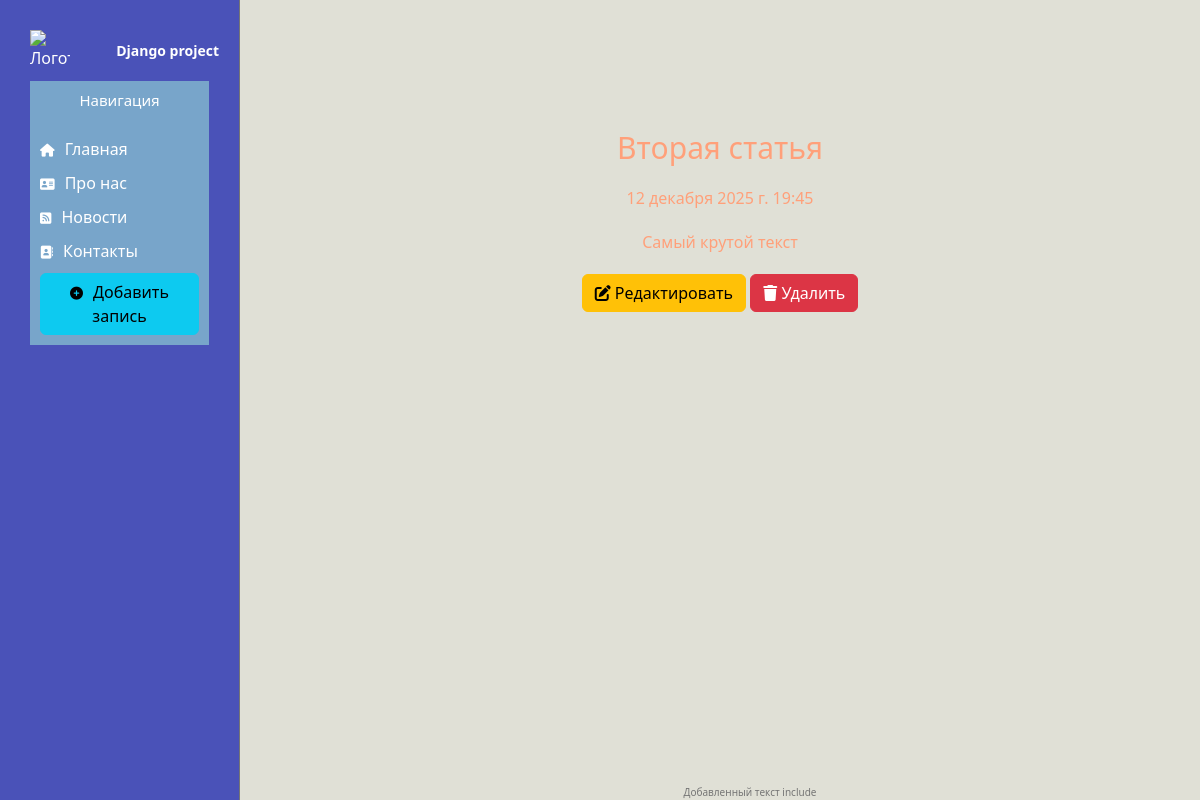
The page /news/2 on the database its author committed.
### news/models.py (models this page shows, shortened)
class Articles(models.Model):
    title = models.CharField("Название", max_length=50)
    anons = models.CharField("Анонс", max_length=250)
    full_text = models.TextField("Полный текст статьи")
    date = models.DateTimeField("Дата публикации")
    class Meta:
        verbose_name = 'Новость'
        verbose_name_plural = 'Новости'

### news/views.py (the view)
# urls.py: path('<int:pk>', views.NewsDetailView.as_view(), name = "news-detail"),
class NewsDetailView(DetailView):
    model = Articles
    template_name = 'news/detail_view.html'
    context_object_name = 'article'

### news/templates/news/detail_view.html (shortened to what this page needs)
{% extends 'main/layout.html' %}
{% block content %}
    <div class='features'>
        <h1>{{ article.title }}</h1>
        <p>{{ article.date }}</p>
        <p>{{ article.full_text }}</p>
        <div>
            <a href="{% url 'news-update' article.id %}" class="btn btn-warning"><i class="fa-solid fa-pen-to-square"></i> Редактировать</a>
            <a href="{% url 'news-delete' article.id %}" class="btn btn-danger"><i class="fa-solid fa-trash"></i> Удалить</a>
        </div>
    </div>
{% endblock %}

### main/static/main/css/main.css (style rules this page uses)
body { background-color: rgb(224, 224, 214); }
main .features { float: left; color: lightsalmon; margin-top: 100px; text-align: center; width: 80%; padding: 2.5%; }
main h1, main h3, main h2 { text-align: center; display: block; width: 100%; }
main .features h1 { font-size: 30px; }
main .features p { max-width: 400px; margin: 20px auto; }

### rows shown on the page
Articles: title "Вторая статья", date "12 декабря 2025 г. 19:45", full_text "Самый крутой текст"
